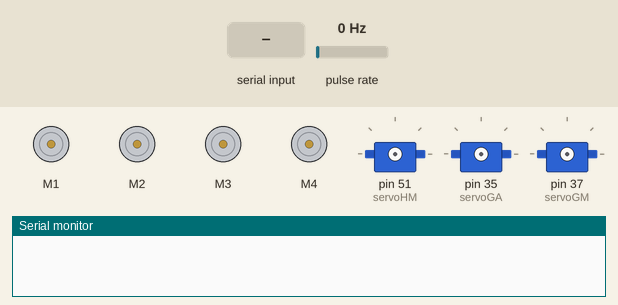
This sketch was run on a simulated Arduino Mega 2560, built with avr-gcc and run on an emulated ATmega2560. Parts: 4 × DC motor (green arrow = forward, orange = backward, longer = faster), 3 × servo, the last lines printed to the serial monitor. Wiring (inferred from the names in the program): pulse sensor: data pin 18. The test bench sets the inputs (shaded band); at power-on: pulse rate 0 Hz.

Above: at 0.8 s.
0.9 s: "90,45\n" received over Serial
3.4 s: "30,150\n" received over Serial
At 6.1 s:
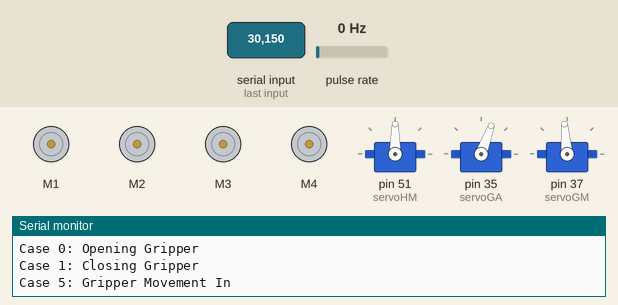
6.4 s: "2\n" received over Serial
At 8.6 s:
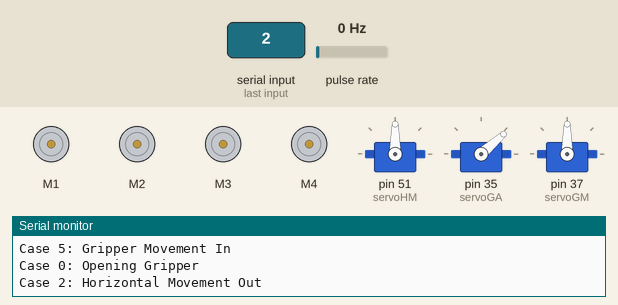
9.4 s: "4\n" received over Serial
At 9.9 s:
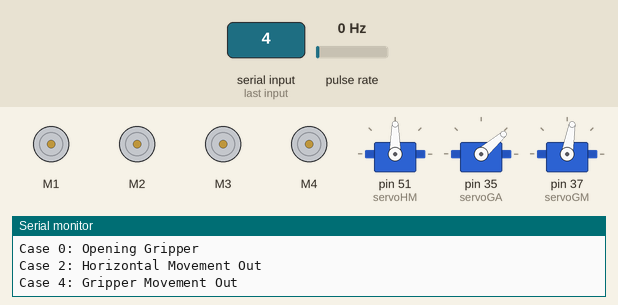
Timing chart, 0 to 11.9 s (numbered marks = the images above; inputs shaded):
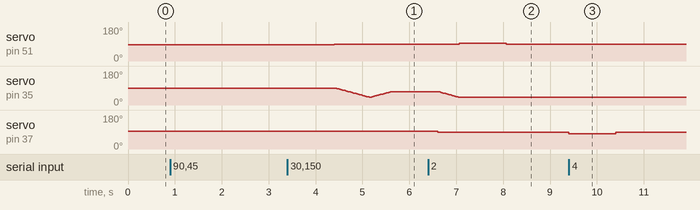

Measured:
- after the input at 3.4 s, servo on pin 51 (servoHM): 85° → 90° after 1.0 s
- after the input at 6.4 s, servo on pin 51 (servoHM): 90° → 95° after 0.66 s, → 90° 1.0 s later
- after the input at 9.4 s, servo on pin 37 (servoGM): 90° → 80° at once, → 90° 1.0 s later

The sketch:

pruebaServos.ino
```cpp
// RoBorregos 2016
//
// Arduino Mega 2560
//
// I2C addresses
// IMU: 0x28
// Motor driver: 0x60
// LCD: 0x27
//
// Motor definitions
// MLF: Left Front
// MRF: Right Front
// MRB: Right Back
// MLB: Left Back

//--------------------- Libraries --------------------------//
#include <Wire.h>
#include <Adafruit_MotorShield.h>
#include "utility/Adafruit_MS_PWMServoDriver.h"
#include <LiquidCrystal_I2C.h>
#include <Adafruit_Sensor.h>
#include <Adafruit_BNO055.h>
#include <utility/imumaths.h>
#include <SharpIR.h>
#include <NewPing.h>
#include <Servo.h>

//--------------------- Pins -------------------------------//
const uint8_t sharpFL = A15;  // sharpFrontLeft
const uint8_t sharpFR = A14;  // sharpFrontRight
const uint8_t sharpRT = A12;  // sharpRightTop
const uint8_t sharpRB = A13;  // sharpRightBottom
const uint8_t sharpBL = A9;   // sharpBackLeft
const uint8_t sharpBR = A8;   // sharpBackRight
const uint8_t sharpLT = A11;  // sharpLeftTop
const uint8_t sharpLB = A10;  // sharpLeftBottom
const uint8_t sharpG = A7;    // sharpGripper

//const uint8_t ultrasonicGT = 7; // ultrasonicGripperTrigger
//const uint8_t ultrasonicGE = 8; // ultrasonicGripperEcho

const uint8_t encoderF = 18;  // encoderFront
//const uint8_t encoderB = 19;  // encoderBack

const uint8_t servoGA = 35; // servoGripperActuator
const uint8_t servoGT = 41; // servoGripperTurn
const uint8_t servoGM = 37; // servoGripperMovement
const uint8_t servoHM = 51; // servoHorizontalMovement
const uint8_t servoL = 33;  // servoLevas
const uint8_t servoAM = 39; // servoASOMovement

const uint8_t limitSwitchHMI = 16; // limitSwitchHorizontalMovementIn
const uint8_t limitSwitchHMO = 17; // limitSwitchHorizontalMovementOut
const uint8_t limitSwitchGMI = 43;  // limitSwitchGripperMovementIn
const uint8_t limitSwitchGMO = 45;  // limitSwitchGripperMovementOut
const uint8_t limitSwitchAMI = 47;  // limitSwitchASOMovementIn
const uint8_t limitSwitchAMO = 49;  // limitSwitchASOMovementOut

//--------------------- Motors -----------------------------//
Adafruit_MotorShield AFMS = Adafruit_MotorShield();
Adafruit_DCMotor *MLB = AFMS.getMotor(1);
Adafruit_DCMotor *MRB = AFMS.getMotor(2);
Adafruit_DCMotor *MRF = AFMS.getMotor(3);
Adafruit_DCMotor *MLF = AFMS.getMotor(4);

//--------------------- Servos -----------------------------//
Servo gripperA;
Servo gripperT;
Servo gripperM;
Servo horizontalM;
Servo levas;
Servo asoM;

//--------------------- LCD --------------------------------//
//LiquidCrystal_I2C lcd(0x27, 16, 2);

//--------------------- IMU --------------------------------//
Adafruit_BNO055 bno = Adafruit_BNO055(55);

//--------------------- Ultrasonic -------------------------//
//NewPing distGripper(ultrasonicGT, ultrasonicGE, 200);

//--------------------- Sharps -----------------------------//
SharpIR distFL(sharpFL, 25, 93, 2016);
SharpIR distFR(sharpFR, 25, 93, 2016);
SharpIR distRT(sharpRT, 25, 93, 2016);
SharpIR distRB(sharpRB, 25, 93, 2016);
SharpIR distBL(sharpBL, 25, 93, 2016);
SharpIR distBR(sharpBR, 25, 93, 2016);
SharpIR distLT(sharpLT, 25, 93, 2016);
SharpIR distLB(sharpLB, 25, 93, 2016);
SharpIR distG(sharpG, 25, 93, 2016);

//--------------------- Constants -------------------------//
const float precisionIMU = 2.0;
const unsigned int wallDistance = 8;
const int stepsPerCm = 42;
const float kp = 2.5;
const unsigned int terrineDistance = 5;

//--------------------- Global variables ------------------//
volatile unsigned int stepsF = 0; // stepsFront
volatile unsigned int stepsB = 0; // stepsBack

byte rightMotorSpeed = 40; //145
byte leftMotorSpeed = 40;  //145

unsigned long clk;  //used to measure time

//--------------------- Control movements -----------------//
void moveForwardStraight(float ePos, float iLim, float oLim)
{
  if(millis() - clk >= 200)
  {
    float oPos = getOrientation();
    int angleNeeded = ePos - oPos;
    byte operation;
    if(angleNeeded > 180)
    {
      operation = (360-ePos+oPos) * kp;
      rightMotorSpeed = rightMotorSpeed + operation >= 160 ? 160 : rightMotorSpeed + operation;
      MRB->setSpeed(rightMotorSpeed);
      MRF->setSpeed(rightMotorSpeed);
    }
    else if(angleNeeded > 0)
    {
      operation = (angleNeeded) * kp;
      rightMotorSpeed = rightMotorSpeed - operation <= 40 ? 40 : rightMotorSpeed - operation;
      MRB->setSpeed(rightMotorSpeed);
      MRF->setSpeed(rightMotorSpeed);
    }
    else if(angleNeeded > -180)
    {
      operation = (-angleNeeded) * kp;
      rightMotorSpeed = rightMotorSpeed + operation >= 160 ? 160 : rightMotorSpeed + operation;
      MRB->setSpeed(rightMotorSpeed);
      MRF->setSpeed(rightMotorSpeed);
    }
    else
    {
      operation = (360-oPos+ePos) * kp;
      rightMotorSpeed = rightMotorSpeed - operation <= 40 ? 40 : rightMotorSpeed - operation;
      MRB->setSpeed(rightMotorSpeed);
      MRF->setSpeed(rightMotorSpeed);
    }

    clk = millis();
  }

  MLB->run(FORWARD);
  MRB->run(FORWARD);
  MRF->run(FORWARD);
  MLF->run(FORWARD);
}

String moveForward(int distance)
{
  stepsF = 0;
  float ePos = getOrientation();
  float iLim = ePos - precisionIMU <= 0 ? ePos + 360 - precisionIMU : ePos - precisionIMU;
  float oLim = ePos + precisionIMU > 360 ? ePos - 360 + precisionIMU : ePos + precisionIMU;
  clk = millis();

  float distanceFR = distFR.distance();
  float distanceFL = distFL.distance();
  // lcd.clear();
  // lcd.setCursor(0,0);
  // lcd.print("FR:");
  // lcd.print(distanceFR);
  // lcd.setCursor(0,1);
  // lcd.print("FL:");
  // lcd.print(distanceFL);
  while(stepsF < distance*stepsPerCm && distanceFR > wallDistance && distanceFL > wallDistance)
  {
    moveForwardStraight(ePos, iLim, oLim);

    distanceFR = distFR.distance();
    distanceFL = distFL.distance();
    // lcd.clear();
    // lcd.setCursor(0,0);
    // lcd.print("FR:");
    // lcd.print(distanceFR);
    // lcd.setCursor(0,1);
    // lcd.print("FL:");
    // lcd.print(distanceFL);
  }
  stopMotors();
  if(stepsF >= distance*stepsPerCm)
    return "0";
  if(distFR.distance() <= wallDistance + 3 && distFL.distance() <= wallDistance + 3)
    return "1";
  return "-1";
}

String moveBackward(int distance)
{
  stepsF = 0;
  float distanceBR = distBR.distance();
  float distanceBL = distBL.distance();
  // lcd.clear();
  // lcd.setCursor(0,0);
  // lcd.print("BR:");
  // lcd.print(distanceBR);
  // lcd.setCursor(0,1);
  // lcd.print("BL:");
  // lcd.print(distanceBL);
  while(stepsF < distance*stepsPerCm && distanceBR > wallDistance && distanceBL > wallDistance)
  {
    MLB->run(BACKWARD);
    MRB->run(BACKWARD);
    MRF->run(BACKWARD);
    MLF->run(BACKWARD);
    distanceBR = distBR.distance();
    distanceBL = distBL.distance();
    // lcd.clear();
    // lcd.setCursor(0,0);
    // lcd.print("BR:");
    // lcd.print(distanceBR);
    // lcd.setCursor(0,1);
    // lcd.print("BL:");
    // lcd.print(distanceBL);
  }
  stopMotors();
  if(stepsF >= distance*stepsPerCm)
    return "0";
  if(distBR.distance() <= wallDistance + 3 && distBL.distance() <= wallDistance + 3)
    return "1";
  return "-1";
}

String moveBackward(int distance, int backDist)
{
  stepsF = 0;
  float distanceBR = distBR.distance();
  float distanceBL = distBL.distance();
  // lcd.clear();
  // lcd.setCursor(0,0);
  // lcd.print("BR:");
  // lcd.print(distanceBR);
  // lcd.setCursor(0,1);
  // lcd.print("BL:");
  // lcd.print(distanceBL);
  while(stepsF < distance*stepsPerCm && distanceBR > wallDistance - backDist && distanceBL > wallDistance - backDist)
  {
    MLB->run(BACKWARD);
    MRB->run(BACKWARD);
    MRF->run(BACKWARD);
    MLF->run(BACKWARD);
    distanceBR = distBR.distance();
    distanceBL = distBL.distance();
    // lcd.clear();
    // lcd.setCursor(0,0);
    // lcd.print("BR:");
    // lcd.print(distanceBR);
    // lcd.setCursor(0,1);
    // lcd.print("BL:");
    // lcd.print(distanceBL);
  }
  stopMotors();
  if(stepsF >= distance*stepsPerCm)
    return "0";
  if(distBR.distance() <= wallDistance - backDist + 3 && distBL.distance() <= wallDistance - backDist + 3)
    return "1";
  return "-1";
}

void stopMotors()
{
  MLB->run(BRAKE);
  MRB->run(BRAKE);
  MRF->run(BRAKE);
  MLF->run(BRAKE);
  delay(20);
}

void turnRight(int angle)
{
  // lcd.setCursor(0,0);
  // lcd.print("IMU:");
  float oPos = getOrientation();
  float ePos = oPos + angle > 360 ? oPos - 360 + angle : oPos + angle;
  float iLim = ePos - precisionIMU <= 0 ? ePos + 360 - precisionIMU : ePos - precisionIMU;
  float oLim = ePos + precisionIMU > 360 ? ePos - 360 + precisionIMU : ePos + precisionIMU;
  MLB->setSpeed(140);
  MRB->setSpeed(140);
  MRF->setSpeed(140);
  MLF->setSpeed(140);
  MLB->run(FORWARD);
  MRB->run(BACKWARD);
  MRF->run(BACKWARD);
  MLF->run(FORWARD);
  if(oLim > iLim)
    while(!(oPos >= iLim && oPos <= oLim))
    {
      // lcd.setCursor(4,0);
      // lcd.print("      ");
      oPos = getOrientation();
      // lcd.setCursor(4,0);
      // lcd.print(oPos);
    }
  else
    while(!(oPos >= iLim || oPos <= oLim))
    {
      // lcd.setCursor(4,0);
      // lcd.print("      ");
      oPos = getOrientation();
      // lcd.setCursor(4,0);
      // lcd.print(oPos);
    }
  stopMotors();
  MLB->setSpeed(leftMotorSpeed);
  MRB->setSpeed(rightMotorSpeed);
  MRF->setSpeed(rightMotorSpeed);
  MLF->setSpeed(leftMotorSpeed);
}

void turnLeft(int angle)
{
  // lcd.setCursor(0,0);
  // lcd.print("IMU:");
  float oPos = getOrientation();
  float ePos = oPos - angle < 0 ? oPos + 360 - angle : oPos - angle;
  float iLim = ePos - precisionIMU <= 0 ? ePos + 360 - precisionIMU : ePos - precisionIMU;
  float oLim = ePos + precisionIMU > 360 ? ePos - 360 + precisionIMU : ePos + precisionIMU;
  MLB->setSpeed(140);
  MRB->setSpeed(140);
  MRF->setSpeed(140);
  MLF->setSpeed(140);
  MLB->run(BACKWARD);
  MRB->run(FORWARD);
  MRF->run(FORWARD);
  MLF->run(BACKWARD);
  if(oLim > iLim)
    while(!(oPos >= iLim && oPos <= oLim))
    {
      // lcd.setCursor(4,0);
      // lcd.print("      ");
      oPos = getOrientation();
      // lcd.setCursor(4,0);
      // lcd.print(oPos);
    }
  else
    while(!(oPos >= iLim || oPos <= oLim))
    {
      // lcd.setCursor(4,0);
      // lcd.print("      ");
      oPos = getOrientation();
      // lcd.setCursor(4,0);
      // lcd.print(oPos);
    }
  stopMotors();
  MLB->setSpeed(leftMotorSpeed);
  MRB->setSpeed(rightMotorSpeed);
  MRF->setSpeed(rightMotorSpeed);
  MLF->setSpeed(leftMotorSpeed);
}

void turnTo(int angle)
{
    int angleNeeded = angle - getOrientation();
    if(angleNeeded > 180)
      turnLeft(360-angle+getOrientation());
    else if(angleNeeded > 0)
      turnRight(angleNeeded);
    else if(angleNeeded > -180)
      turnLeft(-angleNeeded);
    else
      turnRight(360-getOrientation()+angle);
}

//--------------------- Servos ----------------------------//
void openGripper()
{
  gripperA.attach(servoGA);
  int openPos = 40;
  for (int pos = gripperA.read(); pos > openPos; pos -= 1)
  {
    gripperA.write(pos);
    delay(15);
  }
  gripperA.detach();
}

void closeGripper()
{
  gripperA.attach(servoGA);
  int closePos = 70;
  for (int pos = gripperA.read(); pos <= closePos; pos += 1)
  {
    gripperA.write(pos);
    delay(15);
  }
  gripperA.detach();
}

void horizontalMovementIn(byte velocity)
{
  horizontalM.attach(servoHM);
  horizontalM.write(velocity); //85
}

void horizontalMovementOut(byte velocity)
{
  horizontalM.attach(servoHM);
  horizontalM.write(velocity); //95
}

void stopHorizontalMovement()
{
  horizontalM.write(90);
  horizontalM.detach();
}

void gripperMovementIn(byte velocity)
{
  gripperM.attach(servoGM);
  gripperM.write(velocity); //95
}

void gripperMovementOut(byte velocity)
{
  gripperM.attach(servoGM);
  gripperM.write(velocity); //80
}

void stopGripperMovement()
{
  gripperM.write(90);
  gripperM.detach();
}

void asoMovementIn(byte velocity)
{
  asoM.attach(servoAM);
  asoM.write(100);  // 100
}

void asoMovementOut(byte velocity)
{
  asoM.attach(servoAM);
  asoM.write(80); // 80
}

void stopAsoMovement()
{
  asoM.write(90);
  asoM.detach();
}

void milk(byte velocity)
{
  levas.attach(servoL);
  levas.write(velocity); // 180
}

void stopMilking()
{
  levas.write(90);
  levas.detach();
}

//--------------------- IMU utilities ---------------------//
byte getIMUCalStatus()
{
  uint8_t system, gyro, accel, mag;
  system = gyro = accel = mag = 0;
  bno.getCalibration(&system, &gyro, &accel, &mag);
  return gyro;
}

float getOrientation()
{
  sensors_event_t event;
  bno.getEvent(&event);
  return event.orientation.x;
}

//--------------------- Special Functions ----------------//
void locateTerrine()
{
  float ePos = getOrientation();
  float iLim = ePos - precisionIMU <= 0 ? ePos + 360 - precisionIMU : ePos - precisionIMU;
  float oLim = ePos + precisionIMU > 360 ? ePos - 360 + precisionIMU : ePos + precisionIMU;
  clk = millis();

  float distanceFR = distFR.distance();
  float distanceFL = distFL.distance();
  float distanceGripper = distG.distance();
  // lcd.clear();
  // lcd.setCursor(0,0);
  // lcd.print("FR:");
  // lcd.print(distanceFR);
  // lcd.setCursor(0,1);
  // lcd.print("FL:");
  // lcd.print(distanceFL);
  // lcd.setCursor(8,0);
  // lcd.print("Gr:");
  // lcd.print(distanceGripper);
  //Serial.println(distanceGripper);
  //if(distanceGripper <= 14)
  //  moveForward(3);
  distanceGripper = distG.distance();
  clk = millis();
  int modeData = 0;
  int numData = 0;
  int lastState = 99999;
  while(distanceFR > wallDistance && distanceFL > wallDistance && millis() - clk < 1000)
  {
    //Serial.println(distanceGripper);
    moveForwardStraight(ePos, iLim, oLim);

    distanceFR = distFR.distance();
    distanceFL = distFL.distance();
    distanceGripper = distG.distance();

    if(distanceGripper == modeData)
    {
      numData++;
      if(numData >= 5)
      {
        if(modeData < lastState)
        {
          lastState = modeData;
        }
        else
        {
          break;
        }
      }
    }
    else
    {
      modeData = distanceGripper;
      numData = 1;
    }

    // lcd.clear();
    // lcd.setCursor(0,0);
    // lcd.print("FR:");
    // lcd.print(distanceFR);
    // lcd.setCursor(0,1);
    // lcd.print("FL:");
    // lcd.print(distanceFL);
    // lcd.setCursor(8,0);
    // lcd.print("Gr:");
    // lcd.print(distanceGripper);
  }
  /*
  if(distanceGripper <= 14)
  {
    MLB->run(FORWARD);
    MRB->run(FORWARD);
    MRF->run(FORWARD);
    MLF->run(FORWARD);
    delay(240);
  } */
  stopMotors();
  //Serial.println(distanceGripper);
}

int enterCow()
{
  bool legLTDetected = false;
  bool legLBDetected = false;
  bool legRTDetected = false;
  bool legRBDetected = false;
  bool legFRDetected = false;
  bool legFLDetected = false;

  bool timeout = false;
  clk = millis();
  while(!(legLTDetected && legRTDetected) && distFR.distance() > wallDistance + 5 && distFL.distance() > wallDistance + 5 && !timeout)
  {
    timeout = millis() - clk > 12500;
    if(!legLTDetected && !legRTDetected)
    {
      MLB->run(FORWARD);
      MRB->run(FORWARD);
      MRF->run(FORWARD);
      MLF->run(FORWARD);
      int distanceLT = distLT.distance();
      int distanceRT = distRT.distance();
      //Serial.print("LT: ");
      //Serial.print(distanceLT);
      //Serial.print("\tRT: ");
      //Serial.println(distanceRT);
      legLTDetected = distanceLT > wallDistance + 5 ? legLTDetected : true;
      legRTDetected = distanceRT > wallDistance + 5 ? legRTDetected : true;
    }
    else if(!legLTDetected && legRTDetected)
    {
      MRB->run(BRAKE);
      MRF->run(BRAKE);
      MLB->setSpeed(140);
      MLF->setSpeed(140);
      int distanceLT = distLT.distance();
      int distanceRT = distRT.distance();
      //Serial.print("LT: ");
      //Serial.print(distanceLT);
      //Serial.print("\tRT: ");
      //Serial.println(distanceRT);
      legLTDetected = distanceLT > wallDistance + 5 ? legLTDetected : true;
      legRTDetected = distanceRT > wallDistance + 5 ? legRTDetected : true;
    }
    else if(legLTDetected && !legRTDetected)
    {
      MLB->run(BRAKE);
      MLF->run(BRAKE);
      MRB->setSpeed(140);
      MRF->setSpeed(140);
      int distanceLT = distLT.distance();
      int distanceRT = distRT.distance();
      //Serial.print("LT: ");
      //Serial.print(distanceLT);
      //Serial.print("\tRT: ");
      //Serial.println(distanceRT);
      legLTDetected = distanceLT > wallDistance + 5 ? legLTDetected : true;
      legRTDetected = distanceRT > wallDistance + 5 ? legRTDetected : true;
    }
    //Serial.print("TIME: ");
    //Serial.println(millis() - clk);
  }
  stopMotors();
  MLB->setSpeed(leftMotorSpeed);
  MRB->setSpeed(rightMotorSpeed);
  MRF->setSpeed(rightMotorSpeed);
  MLF->setSpeed(leftMotorSpeed);
  if(distFL.distance() <= wallDistance + 5)
    return 1;
  else if(distFR.distance() <= wallDistance + 5)
    return 2;
  else if(timeout)
    return -2;
  else
  {
    timeout = false;
    clk = millis();
    while(!(legRTDetected && legRBDetected) && !timeout)
    {
      timeout = millis() - clk > 2000;
      MLB->setSpeed(leftMotorSpeed);
      MRB->setSpeed(rightMotorSpeed);
      MRF->setSpeed(rightMotorSpeed);
      MLF->setSpeed(leftMotorSpeed);
      MLB->run(FORWARD);
      MRB->run(FORWARD);
      MRF->run(FORWARD);
      MLF->run(FORWARD);
      int distanceLB = distLB.distance();
      int distanceRB = distRB.distance();
      //Serial.print("LB: ");
      //Serial.print(distanceLB);
      //Serial.print("\tRB: ");
      //Serial.println(distanceRB);
      legLBDetected = distanceLB > wallDistance + 5 ? legLBDetected : true;
      legRBDetected = distanceRB > wallDistance + 5 ? legRBDetected : true;
      //Serial.print("TIME: ");
      //Serial.println(millis() - clk);
    }
    stopMotors();
    MLB->setSpeed(leftMotorSpeed);
    MRB->setSpeed(rightMotorSpeed);
    MRF->setSpeed(rightMotorSpeed);
    MLF->setSpeed(leftMotorSpeed);
    if(timeout)
      return 3;
    return 0;
  }
}

//--------------------- Initial Setup ---------------------//
void setup() {
  // init serial
  Serial.begin(9600);

  // init encoders
  pinMode(encoderF, INPUT_PULLUP);
  attachInterrupt(digitalPinToInterrupt(encoderF), addFrontStep, CHANGE);

  // init motors
  AFMS.begin();
  MLB->setSpeed(leftMotorSpeed);
  MRB->setSpeed(rightMotorSpeed);
  MRF->setSpeed(rightMotorSpeed);
  MLF->setSpeed(leftMotorSpeed);
  MLB->run(FORWARD);
  MRB->run(FORWARD);
  MRF->run(FORWARD);
  MLF->run(FORWARD);
  MLB->run(RELEASE);
  MRB->run(RELEASE);
  MRF->run(RELEASE);
  MLF->run(RELEASE);

  //init Limit Switches
  pinMode (limitSwitchHMI, INPUT);
  pinMode (limitSwitchHMO, INPUT);
  pinMode (limitSwitchGMI, INPUT);
  pinMode (limitSwitchGMO, INPUT);
  pinMode (limitSwitchAMI, INPUT);
  pinMode (limitSwitchAMO, INPUT);

  // init Sharps
  pinMode (sharpFL, INPUT);
  pinMode (sharpFR, INPUT);
  pinMode (sharpRT, INPUT);
  pinMode (sharpRB, INPUT);
  pinMode (sharpBL, INPUT);
  pinMode (sharpBR, INPUT);
  pinMode (sharpLT, INPUT);
  pinMode (sharpLB, INPUT);
  pinMode (sharpG, INPUT);

  // waiting for Raspberry to boot
  while(Serial.available() <= 0);
  Serial.print(Serial.readString());
}

//--------------------- Main program ----------------------//
void loop() {
  // TODO: Being able to start in different corners
  if(Serial.available() > 0)
  {
    switch(Serial.read() - 48)
    {
      case 0:
      {
        Serial.println("Case 0: Opening Gripper");
        openGripper();
      }
      break;
      case 1:
      {
        Serial.println("Case 1: Closing Gripper");
        closeGripper();
      }
      break;
      case 2:
      {
        Serial.println("Case 2: Horizontal Movement Out");
        horizontalMovementOut(95);
        delay(1000);
        stopHorizontalMovement();
      }
      break;
      case 3:
      {
        Serial.println("Case 3: Horizontal Movement In");
        horizontalMovementIn(85);
        delay(1000);
        stopHorizontalMovement();
      }
      break;
      case 4:
      {
        Serial.println("Case 4: Gripper Movement Out");
        gripperMovementOut(80);
        delay(1000);
        stopGripperMovement();
      }
      break;
      case 5:
      {
        Serial.println("Case 5: Gripper Movement In");
        gripperMovementIn(95);
        delay(1000);
        stopGripperMovement();
      }
      break;
      case 6:
      {
        Serial.println("Case 6: ASO Movement Out");
        asoMovementOut(40);
        delay(5000);
        stopAsoMovement();
      }
      break;
      case 7:
      {
        Serial.println("Case 7: ASO Movement In");
        asoMovementIn(100);
        delay(1000);
        stopAsoMovement();
      }
      break;
      case 8:
      {
        Serial.println("Case 8: Milking");
        milk(180);
        delay(5000);
        stopMilking();
      }
      break;
    }
  }
}

void addFrontStep()
{
  stepsF++;
}
```
